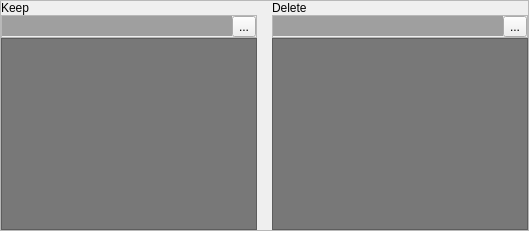
           <widget class="QFrame" name="frame_34">
            <property name="frameShape">
             <enum>QFrame::StyledPanel</enum>
            </property>
            <property name="frameShadow">
             <enum>QFrame::Raised</enum>
            </property>
            <layout class="QGridLayout" name="gridLayout_7">
             <property name="leftMargin">
              <number>0</number>
             </property>
             <property name="topMargin">
              <number>0</number>
             </property>
             <property name="rightMargin">
              <number>0</number>
             </property>
             <property name="bottomMargin">
              <number>0</number>
             </property>
             <property name="horizontalSpacing">
              <number>15</number>
             </property>
             <property name="verticalSpacing">
              <number>0</number>
             </property>
             <item row="1" column="1">
              <widget class="QFrame" name="frame_35">
               <property name="frameShape">
                <enum>QFrame::StyledPanel</enum>
               </property>
               <property name="frameShadow">
                <enum>QFrame::Raised</enum>
               </property>
               <layout class="QHBoxLayout" name="horizontalLayout_25">
                <property name="spacing">
                 <number>0</number>
                </property>
                <property name="leftMargin">
                 <number>0</number>
                </property>
                <property name="topMargin">
                 <number>0</number>
                </property>
                <property name="rightMargin">
                 <number>0</number>
                </property>
                <property name="bottomMargin">
                 <number>0</number>
                </property>
                <item>
                 <widget class="QLineEdit" name="actors_no">
                  <property name="palette">
                   <palette>
                    <active>
                     <colorrole role="Base">
                      <brush brushstyle="SolidPattern">
                       <color alpha="255">
                        <red>159</red>
                        <green>159</green>
                        <blue>159</blue>
                       </color>
                      </brush>
                     </colorrole>
                    </active>
                    <inactive>
                     <colorrole role="Base">
                      <brush brushstyle="SolidPattern">
                       <color alpha="255">
                        <red>159</red>
                        <green>159</green>
                        <blue>159</blue>
                       </color>
                      </brush>
                     </colorrole>
                    </inactive>
                    <disabled>
                     <colorrole role="Base">
                      <brush brushstyle="SolidPattern">
                       <color alpha="255">
                        <red>108</red>
                        <green>108</green>
                        <blue>108</blue>
                       </color>
                      </brush>
                     </colorrole>
                    </disabled>
                   </palette>
                  </property>
                  <property name="autoFillBackground">
                   <bool>true</bool>
                  </property>
                  <property name="frame">
                   <bool>false</bool>
                  </property>
                 </widget>
                </item>
                <item>
                 <widget class="QToolButton" name="actors_no_button">
                  <property name="text">
                   <string>...</string>
                  </property>
                 </widget>
                </item>
               </layout>
              </widget>
             </item>
             <item row="1" column="0">
              <widget class="QFrame" name="frame_36">
               <property name="frameShape">
                <enum>QFrame::StyledPanel</enum>
               </property>
               <property name="frameShadow">
                <enum>QFrame::Raised</enum>
               </property>
               <layout class="QHBoxLayout" name="horizontalLayout_26">
                <property name="spacing">
                 <number>0</number>
                </property>
                <property name="leftMargin">
                 <number>0</number>
                </property>
                <property name="topMargin">
                 <number>0</number>
                </property>
                <property name="rightMargin">
                 <number>0</number>
                </property>
                <property name="bottomMargin">
                 <number>0</number>
                </property>
                <item>
                 <widget class="QLineEdit" name="actors_yes">
                  <property name="palette">
                   <palette>
                    <active>
                     <colorrole role="Base">
                      <brush brushstyle="SolidPattern">
                       <color alpha="255">
                        <red>159</red>
                        <green>159</green>
                        <blue>159</blue>
                       </color>
                      </brush>
                     </colorrole>
                    </active>
                    <inactive>
                     <colorrole role="Base">
                      <brush brushstyle="SolidPattern">
                       <color alpha="255">
                        <red>159</red>
                        <green>159</green>
                        <blue>159</blue>
                       </color>
                      </brush>
                     </colorrole>
                    </inactive>
                    <disabled>
                     <colorrole role="Base">
                      <brush brushstyle="SolidPattern">
                       <color alpha="255">
                        <red>108</red>
                        <green>108</green>
                        <blue>108</blue>
                       </color>
                      </brush>
                     </colorrole>
                    </disabled>
                   </palette>
                  </property>
                  <property name="autoFillBackground">
                   <bool>true</bool>
                  </property>
                  <property name="frame">
                   <bool>false</bool>
                  </property>
                 </widget>
                </item>
                <item>
                 <widget class="QToolButton" name="actors_yes_button">
                  <property name="text">
                   <string>...</string>
                  </property>
                 </widget>
                </item>
               </layout>
              </widget>
             </item>
             <item row="2" column="1">
              <widget class="QListWidget" name="actors_no_list">
               <property name="styleSheet">
                <string notr="true">QListWidget{background:rgb(120,120,120)}
QListWidget::item:selected{background: rgb(219, 219, 219)}
QListWidget::item:selected{color:black} </string>
               </property>
               <property name="editTriggers">
                <set>QAbstractItemView::NoEditTriggers</set>
               </property>
              </widget>
             </item>
             <item row="0" column="1">
              <widget class="QLabel" name="label_45">
               <property name="text">
                <string>Delete</string>
               </property>
              </widget>
             </item>
             <item row="2" column="0">
              <widget class="QListWidget" name="actors_yes_list">
               <property name="styleSheet">
                <string notr="true">QListWidget{background:rgb(120,120,120)}
QListWidget::item:selected{background: rgb(219, 219, 219)}
QListWidget::item:selected{color:black} </string>
               </property>
               <property name="editTriggers">
                <set>QAbstractItemView::NoEditTriggers</set>
               </property>
              </widget>
             </item>
             <item row="0" column="0">
              <widget class="QLabel" name="label_46">
               <property name="text">
                <string>Keep</string>
               </property>
              </widget>
             </item>
            </layout>
           </widget>
